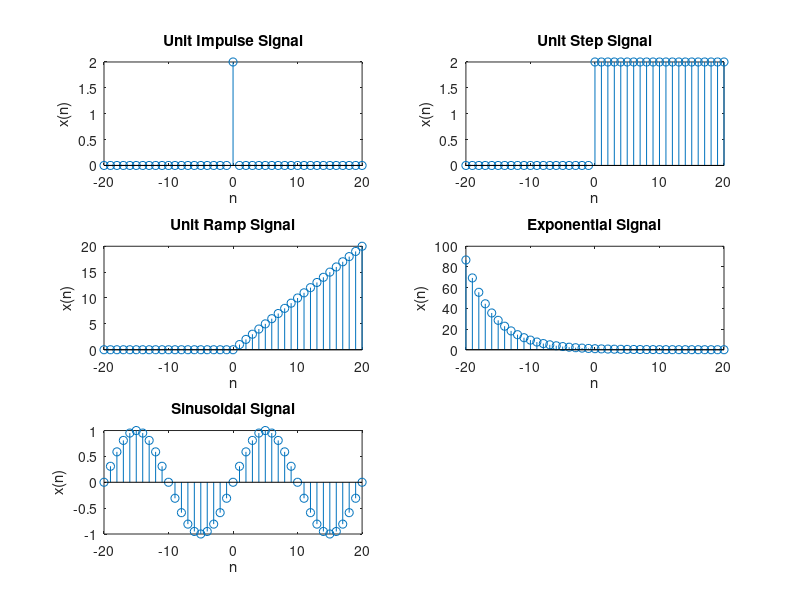
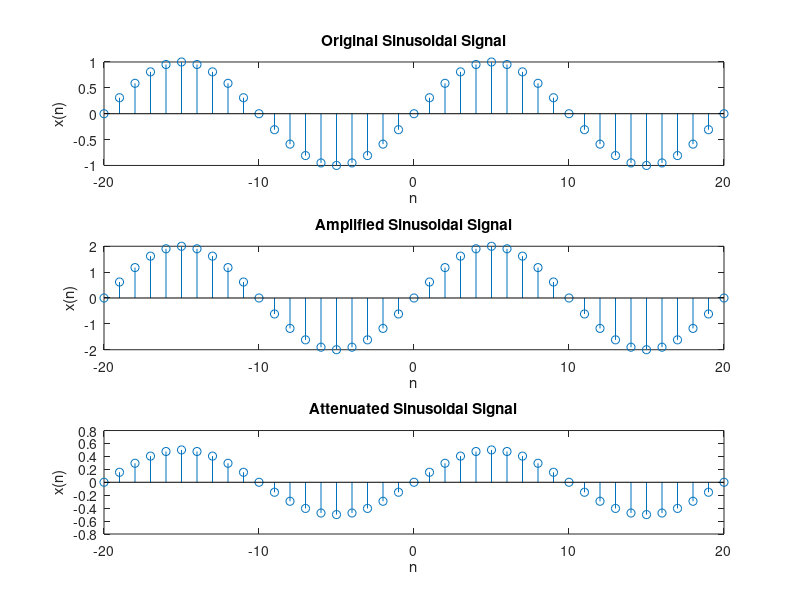
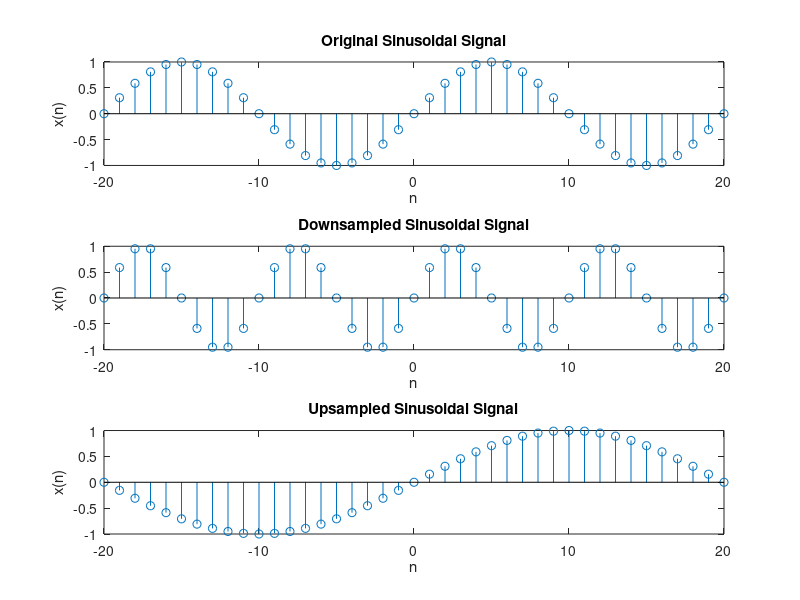
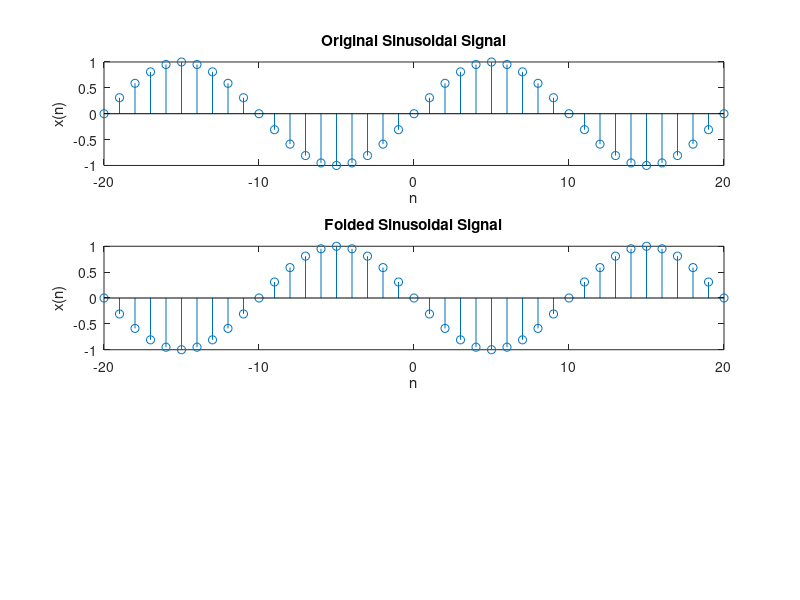

MATLAB code to generate these figures, in order:
clc;
clear all;
close all;
n=-20:1:20;
x1=2;
x2=0;

x=x1.*(n==0)+x2.*(n~=0);
subplot(3,2,1); stem(n,x);
xlabel('n'); ylabel('x(n)'); title('Unit Impulse Signal');
x=x1.*(n>=0)+x2.*(n<0);
subplot(3,2,2); stem(n,x);
xlabel('n'); ylabel('x(n)'); title('Unit Step Signal');
x=n.*(n>=0)+x2.*(n<0);
subplot(3,2,3); stem(n,x);
xlabel('n'); ylabel('x(n)'); title('Unit Ramp Signal');
x=(0.8).^n;
subplot(3,2,4); stem(n,x);
xlabel('n'); ylabel('x(n)'); title('Exponential Signal');
f=0.05;
x=sin(2*pi*f*n);
subplot(3,2,5); stem(n,x);
xlabel('n'); ylabel('x(n)'); title('Sinusoidal Signal');


figure
f=0.05;
x=sin(2*pi*f*n);
subplot(3,1,1); stem(n,x);
xlabel('n'); ylabel('x(n)'); title('Original Sinusoidal Signal');
y=2*x;
subplot(3,1,2); stem(n,y);
xlabel('n'); ylabel('x(n)'); title('Amplified Sinusoidal Signal');
y=0.5*x;
subplot(3,1,3); stem(n,y);
xlabel('n'); ylabel('x(n)'); title('Attenuated Sinusoidal Signal');


figure
d=2;
x=sin(2*pi*f*n);
subplot(3,1,1); stem(n,x);
xlabel('n'); ylabel('x(n)'); title('Original Sinusoidal Signal');
x=sin(2*pi*f*(d*n));
subplot(3,1,2); stem(n,x);
xlabel('n'); ylabel('x(n)'); title('Downsampled Sinusoidal Signal');
x=sin(2*pi*f*(n/d));
subplot(3,1,3); stem(n,x);
xlabel('n'); ylabel('x(n)'); title('Upsampled Sinusoidal Signal');


figure
x=sin(2*pi*f*n);
subplot(3,1,1); stem(n,x);
xlabel('n'); ylabel('x(n)'); title('Original Sinusoidal Signal');
y=sin(2*pi*f*(-n));
subplot(3,1,2); stem(n,y);
xlabel('n'); ylabel('x(n)'); title('Folded Sinusoidal Signal');


figure
m=5;
x=sin(2*pi*f*n);
subplot(3,1,1); stem(n,x);
xlabel('n'); ylabel('x(n)'); title('Original Sinusoidal Signal');
y1=sin(2*pi*f*(n-m));
subplot(3,1,2); stem(n,y1);
xlabel('n'); ylabel('x(n)'); title('Delayed Sinusoidal Signal');
y2=sin(2*pi*f*(n+m));
subplot(3,1,3); stem(n,y2);
xlabel('n'); ylabel('x(n)'); title('Advanced Sinusoidal Signal');


figure
x1=sin(2*pi*f*n); %generate sinusoidal signal
subplot(3,1,1); stem(n,x1); %plot the generated sinusoidal signal
xlabel('n'); ylabel('x1(n)'); title('Original Sinusoidal Signal');
x2=square(2*pi*f*n); %generate square signal
subplot(3,1,2); stem(n,x2); %plot the generated square signal
xlabel('n'); ylabel('x2(n)'); title('Original Square Signal');
y=x1+x2; %compute the added signals
subplot(3,1,3); stem(n,y); %plot the generated added signal
xlabel('n'); ylabel('y(n)'); title('Added Signal');


figure
x1=sin(2*pi*f*n); %generate sinusoidal signal
subplot(3,1,1); stem(n,x1); %plot the generated sinusoidal signal
xlabel('n'); ylabel('x1(n)'); title('Original Sinusoidal Signal');
x2=square(2*pi*f*n); %generate square signal
subplot(3,1,2); stem(n,x2); %plot the generated square signal
xlabel('n'); ylabel('x2(n)'); title('Original Square Signal');
y=x1.*x2; %compute the multiplied signals
subplot(3,1,3); stem(n,y); %plot the generated multiplied signal
xlabel('n'); ylabel('y(n)'); title('Multiplied Signal');